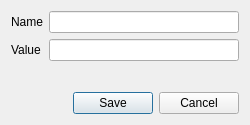
<?xml version="1.0" encoding="UTF-8"?>
<ui version="4.0">
 <class>VariablesDialog</class>
 <widget class="QDialog" name="VariablesDialog">
  <property name="geometry">
   <rect>
    <x>0</x>
    <y>0</y>
    <width>250</width>
    <height>125</height>
   </rect>
  </property>
  <property name="windowTitle">
   <string>Create variable</string>
  </property>
  <property name="windowIcon">
   <iconset theme="list-add">
    <normaloff>.</normaloff>.</iconset>
  </property>
  <layout class="QGridLayout" name="gridLayout">
   <item row="1" column="0">
    <widget class="QLabel" name="valueLabel">
     <property name="text">
      <string>Value</string>
     </property>
     <property name="buddy">
      <cstring>Value</cstring>
     </property>
    </widget>
   </item>
   <item row="0" column="1">
    <widget class="QLineEdit" name="Name"/>
   </item>
   <item row="3" column="0" colspan="2">
    <widget class="QDialogButtonBox" name="buttonBox">
     <property name="orientation">
      <enum>Qt::Horizontal</enum>
     </property>
     <property name="standardButtons">
      <set>QDialogButtonBox::Cancel|QDialogButtonBox::Save</set>
     </property>
    </widget>
   </item>
   <item row="0" column="0">
    <widget class="QLabel" name="nameLabel">
     <property name="text">
      <string>Name</string>
     </property>
     <property name="buddy">
      <cstring>Name</cstring>
     </property>
    </widget>
   </item>
   <item row="2" column="0" colspan="2">
    <spacer name="verticalSpacer">
     <property name="orientation">
      <enum>Qt::Vertical</enum>
     </property>
     <property name="sizeHint" stdset="0">
      <size>
       <width>0</width>
       <height>0</height>
      </size>
     </property>
    </spacer>
   </item>
   <item row="1" column="1">
    <widget class="QLineEdit" name="Value"/>
   </item>
  </layout>
 </widget>
 <tabstops>
  <tabstop>Name</tabstop>
  <tabstop>Value</tabstop>
 </tabstops>
 <resources/>
 <connections>
  <connection>
   <sender>buttonBox</sender>
   <signal>accepted()</signal>
   <receiver>VariablesDialog</receiver>
   <slot>accept()</slot>
   <hints>
    <hint type="sourcelabel">
     <x>240</x>
     <y>115</y>
    </hint>
    <hint type="destinationlabel">
     <x>157</x>
     <y>274</y>
    </hint>
   </hints>
  </connection>
  <connection>
   <sender>buttonBox</sender>
   <signal>rejected()</signal>
   <receiver>VariablesDialog</receiver>
   <slot>reject()</slot>
   <hints>
    <hint type="sourcelabel">
     <x>240</x>
     <y>115</y>
    </hint>
    <hint type="destinationlabel">
     <x>286</x>
     <y>274</y>
    </hint>
   </hints>
  </connection>
  <connection>
   <sender>Name</sender>
   <signal>textChanged(QString)</signal>
   <receiver>VariablesDialog</receiver>
   <slot>DialogDataChanged()</slot>
   <hints>
    <hint type="sourcelabel">
     <x>222</x>
     <y>32</y>
    </hint>
    <hint type="destinationlabel">
     <x>449</x>
     <y>32</y>
    </hint>
   </hints>
  </connection>
  <connection>
   <sender>Value</sender>
   <signal>textChanged(QString)</signal>
   <receiver>VariablesDialog</receiver>
   <slot>DialogDataChanged()</slot>
   <hints>
    <hint type="sourcelabel">
     <x>216</x>
     <y>52</y>
    </hint>
    <hint type="destinationlabel">
     <x>563</x>
     <y>79</y>
    </hint>
   </hints>
  </connection>
 </connections>
 <slots>
  <slot>DialogDataChanged()</slot>
 </slots>
</ui>
